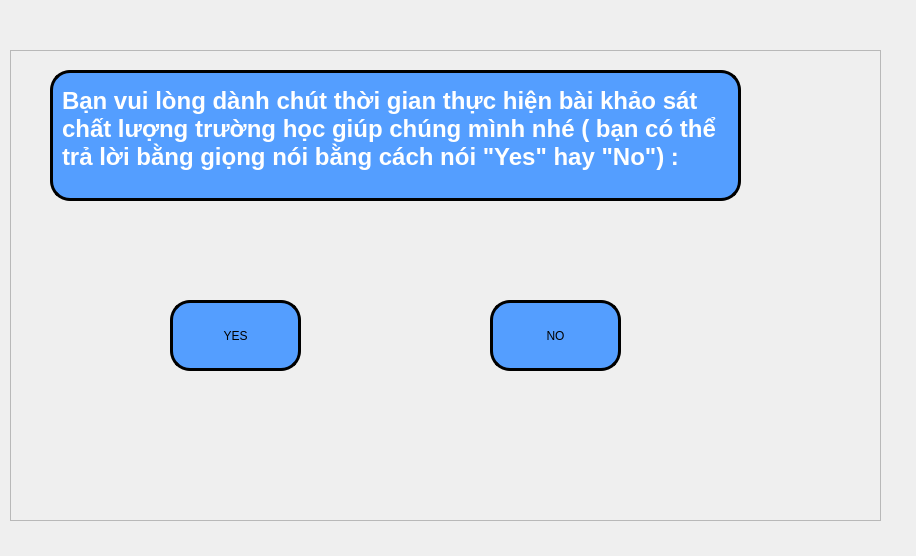
<?xml version="1.0" encoding="UTF-8"?>
<ui version="4.0">
 <class>first_page</class>
 <widget class="QWidget" name="first_page">
  <property name="geometry">
   <rect>
    <x>0</x>
    <y>0</y>
    <width>916</width>
    <height>556</height>
   </rect>
  </property>
  <property name="windowTitle">
   <string>Form</string>
  </property>
  <widget class="QStackedWidget" name="stackedWidget">
   <property name="geometry">
    <rect>
     <x>10</x>
     <y>10</y>
     <width>891</width>
     <height>521</height>
    </rect>
   </property>
   <widget class="QWidget" name="page">
    <widget class="QFrame" name="frame_3">
     <property name="geometry">
      <rect>
       <x>0</x>
       <y>40</y>
       <width>871</width>
       <height>471</height>
      </rect>
     </property>
     <property name="frameShape">
      <enum>QFrame::StyledPanel</enum>
     </property>
     <property name="frameShadow">
      <enum>QFrame::Raised</enum>
     </property>
     <widget class="QLabel" name="label_2">
      <property name="geometry">
       <rect>
        <x>750</x>
        <y>30</y>
        <width>81</width>
        <height>91</height>
       </rect>
      </property>
      <property name="text">
       <string/>
      </property>
      <property name="pixmap">
       <pixmap resource="image.qrc">:/image/logo.png</pixmap>
      </property>
      <property name="scaledContents">
       <bool>true</bool>
      </property>
     </widget>
     <widget class="QTextBrowser" name="textBrowser">
      <property name="geometry">
       <rect>
        <x>40</x>
        <y>20</y>
        <width>691</width>
        <height>131</height>
       </rect>
      </property>
      <property name="styleSheet">
       <string notr="true">background-color: #549eff;
padding: 10px 5px;
border: 3px solid black;
border-radius: 20px;</string>
      </property>
      <property name="html">
       <string>&lt;!DOCTYPE HTML PUBLIC &quot;-//W3C//DTD HTML 4.0//EN&quot; &quot;http://www.w3.org/TR/REC-html40/strict.dtd&quot;&gt;
&lt;html&gt;&lt;head&gt;&lt;meta name=&quot;qrichtext&quot; content=&quot;1&quot; /&gt;&lt;style type=&quot;text/css&quot;&gt;
p, li { white-space: pre-wrap; }
&lt;/style&gt;&lt;/head&gt;&lt;body style=&quot; font-family:'PibotoLt'; font-size:12pt; font-weight:400; font-style:normal;&quot;&gt;
&lt;p style=&quot; margin-top:0px; margin-bottom:0px; margin-left:0px; margin-right:0px; -qt-block-indent:0; text-indent:0px;&quot;&gt;&lt;span style=&quot; font-size:18pt; font-weight:600; color:#ffffff;&quot;&gt;Bạn vui lòng dành chút thời gian thực hiện bài khảo sát chất lượng trường học giúp chúng mình nhé ( bạn có thể trả lời bằng giọng nói bằng cách nói &amp;quot;Yes&amp;quot; hay &amp;quot;No&amp;quot;) :&lt;/span&gt;&lt;/p&gt;&lt;/body&gt;&lt;/html&gt;</string>
      </property>
     </widget>
     <widget class="QPushButton" name="pushButton_2">
      <property name="geometry">
       <rect>
        <x>160</x>
        <y>250</y>
        <width>131</width>
        <height>71</height>
       </rect>
      </property>
      <property name="styleSheet">
       <string notr="true">background-color: #549eff;
padding: 10px 5px;
border: 3px solid black;
border-radius: 20px;</string>
      </property>
      <property name="text">
       <string>YES</string>
      </property>
     </widget>
     <widget class="QPushButton" name="pushButton_3">
      <property name="geometry">
       <rect>
        <x>480</x>
        <y>250</y>
        <width>131</width>
        <height>71</height>
       </rect>
      </property>
      <property name="styleSheet">
       <string notr="true">background-color: #549eff;
padding: 10px 5px;
border: 3px solid black;
border-radius: 20px;</string>
      </property>
      <property name="text">
       <string>NO</string>
      </property>
     </widget>
    </widget>
    <zorder>textBrowser</zorder>
    <zorder>frame_3</zorder>
   </widget>
  </widget>
 </widget>
 <resources>
  <include location="image.qrc"/>
 </resources>
 <connections/>
</ui>
